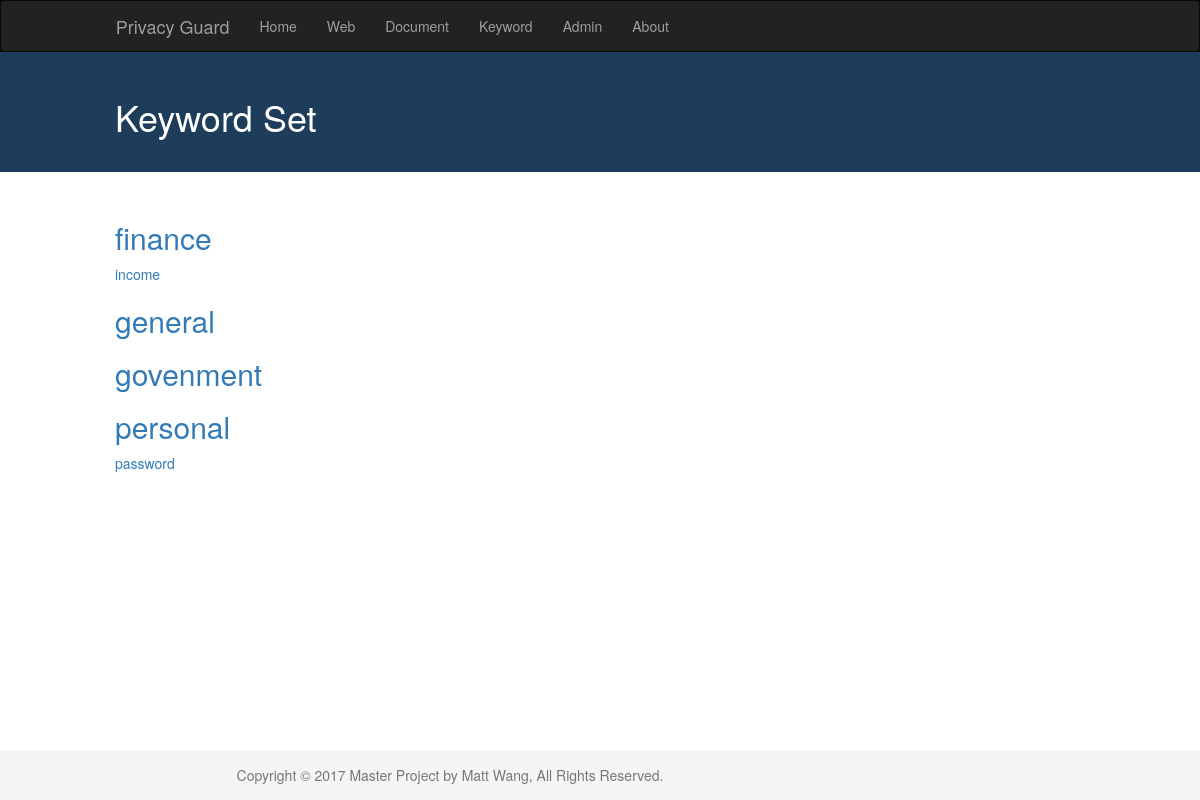
The app's page /keyword/, older data.
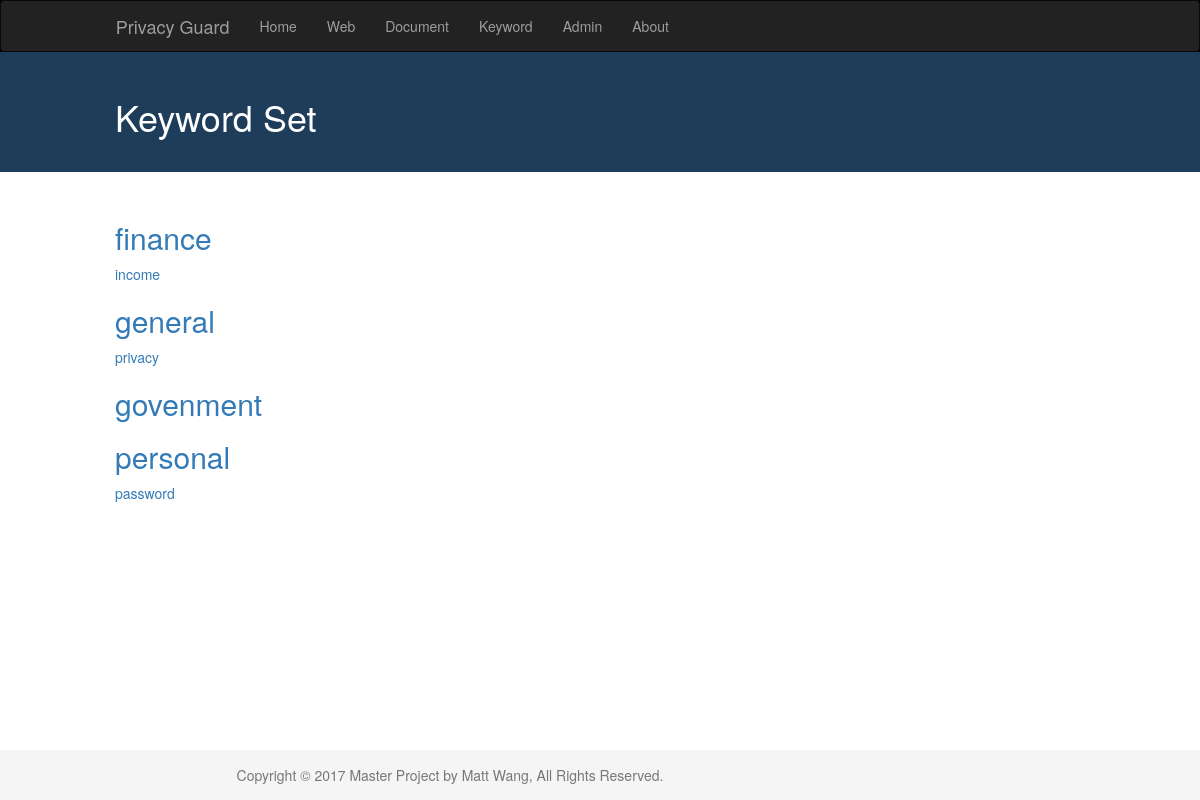
The same page, newer data.
### privacy/models.py (models this page shows, shortened)
class Category(models.Model):
	name = models.CharField(max_length=200)
	created_date = models.DateTimeField(default=timezone.now)
	def __str__(self):
		return self.name

class Keyword(models.Model):
	name = models.CharField(max_length=200)
	category = models.ForeignKey(Category, on_delete=models.CASCADE)
	created_date = models.DateTimeField(default=timezone.now)

### privacy/views.py (the view)
# urls.py: url(r'^keyword/$', views.keyword, name='keyword'),
def keyword(request):
	kws = Keyword.objects.order_by('name')
	cats = Category.objects.order_by('name')
	sortkeys = {}
	sortkeys = sortKey(kws, cats)
	context = {'kws': kws, 'cats': cats, 'sortkeys': sortkeys}
	return render(request, 'privacy/keyword.html', context)

### privacy/mycode.py (called while the page is built)
def sortKey(kws, cats):
	result = {}
	for c in cats:
		result[c] = []
		for k in kws:
			if k.category == c:
				result[c].append(k.name.lower())
	return result

### privacy/templates/privacy/keyword.html
{% extends 'privacy/base.html' %}
{% block content %}
{% load staticfiles %}
<link rel="stylesheet" href="{% static 'css/keyword.css' %}">
<div class="docs-header">
   <h1 class=" col-md-10 col-md-offset-1">Keyword Set</h1>
</div>
<div class="col-md-10 col-md-offset-1">
{% for key, value in sortkeys.items %}
	<div>
	<p class="text-justify">
	<h2><a href="/admin/privacy/category">{{ key }}</a></h2>
	{% for kw in value %}
        <a href="/kw">{{ kw }}</a>
    {% endfor %}
    </p>
    </div>
{% endfor %}
<br>
<br>
<br>
<br>
<br>
<br>
</div>
{% endblock %}

Row changes from the older to the newer data that the page shows:
added Keyword: name "privacy", shown under Category "general"
